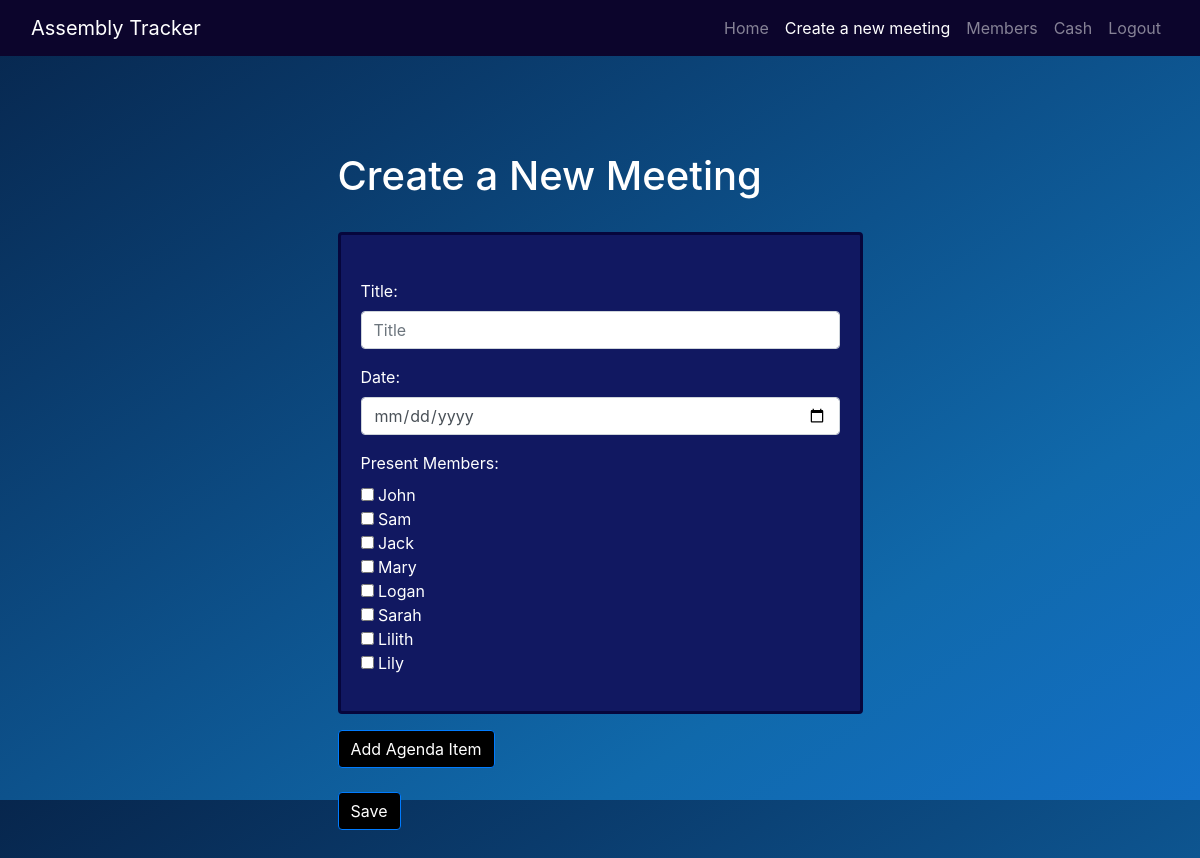
Page /meeting-form/ (signed in) on the committed database.
### meetings/models.py (models this page shows, shortened)
class Member(models.Model):
    organization = models.ForeignKey(Organization, on_delete=models.CASCADE, null=True, blank=True)
    name = models.CharField(max_length=100)
    present_times = models.PositiveIntegerField(default=0)

### meetings/views.py (the view)
# urls.py: path('meeting-form/', views.meeting_form, name='meeting_form'),
@login_required
def meeting_form(request):
    organization = request.user.organization
    members = Member.objects.filter(organization=organization)  # Retrieve the list of members from the database
    current_month = datetime.now().month
    meetings = Meeting.objects.filter(organization=organization)
    present_members = members.all()
    last_meeting_month = meetings.aggregate(Max('date__month'))['date__month__max']
    if last_meeting_month is None:
        last_meeting_month = 0
    months_to_generate = range(last_meeting_month + 1, current_month + 1)
    if request.method == 'POST':
        form = MeetingForm(request.POST)
        if form.is_valid():
            meeting = form.save(commit=False)
            meeting.organization = request.user.organization
            meeting.save()
            selected_members = request.POST.getlist('present_members')
            for member_id in selected_members:
                member = Member.objects.get(id=member_id)
                meeting.present_members.add(member)
            meeting.save()
            agenda_items = request.POST.getlist('agenda_item[]')
            descriptions = request.POST.getlist('agenda_description[]')
            mjeseci = request.POST.getlist('agenda_mjesec[]')
            ulazi = request.POST.getlist('agenda_ulaz[]')
            izlazi = request.POST.getlist('agenda_izlaz[]')
            prenosi = request.POST.getlist('agenda_prenos[]')
            agenda_names = request.POST.getlist('agenda_name[]')  # Added agenda_names
            meeting.agenda_items.all().delete()
            for i in range(len(mjeseci)):
                agenda_item = AgendaItem(agenda_item=agenda_items[i], mjesec=mjeseci[i], ulaz=ulazi[i], izlaz=izlazi[i], prenos=prenosi[i], meeting=meeting)
                agenda_item.save()
            if len(descriptions) > 0:
                for i in range(len(mjeseci) , len(agenda_items)):
                    agenda_item = AgendaItem(agenda_item=agenda_items[i], description=descriptions[i-len(mjeseci)], meeting=meeting)
                    agenda_item.save()
            yearly_data = {}
            for agenda_name in agenda_names:
                agenda_data = meeting.agenda_items.filter(agenda_item=agenda_name).values('mjesec').annotate(
                    ulaz_sum=Sum('ulaz'),
                    izlaz_sum=Sum('izlaz'),
                    prenos_sum=Sum('prenos')
                )
                yearly_data[agenda_name] = list(agenda_data)
            return redirect("/")
    else:
        form = MeetingForm()
    return render(request, 'meeting_form.html', {'form': form, 'members': members, 'current_month': current_month, 'months_to_generate': months_to_generate, 'organization': organization,})

### meetings/forms.py
class MeetingForm(forms.ModelForm):
    present_members = forms.ModelMultipleChoiceField(queryset=Member.objects.all(), widget=forms.CheckboxSelectMultiple)
    class Meta:
        model = Meeting
        fields = ['title', 'date', 'present_members']

### meetings/models.py (called while the page is built)
    def __str__(self):
        return self.name

### meetings/templates/meeting_form.html (shortened to what this page needs)
{% extends 'base.html' %}
{% load custom_filters %}
{% block content %}
    <div class="container">
        <div class="row">
            <div class="col-md-6 offset-md-3">
                <br><br><br>
                <h1>Create a New Meeting</h1><br>
                <form method="post">
                    <div class="card mb-3">
                        <div class="card-body">
                            <div class="form-group">
                                <label for="{{ form.title.id_for_label }}">Title:</label>
                                <input type="text" class="form-control" placeholder="Title" name="{{ form.title.name }}" id="{{ form.title.id_for_label }}" required>
                            </div>
                            <div class="form-group">
                                <label for="{{ form.date.id_for_label }}">Date:</label>
                                <input type="date" class="form-control" placeholder="MM/DD/YYYY" name="{{ form.date.name }}" id="{{ form.date.id_for_label }}" pattern="(0[1-9]|1[0-2])/(0[1-9]|[1-2][0-9]|3[0-1])/\d{4}" required inputmode="numeric">
                            </div>
                            <div class="form-group">
                                <label for="{{ form.present_members.id_for_label }}">Present Members:<br></label><br>
                                {% for member in members %}
                                    <input type="checkbox" name="present_members" value="{{ member.id }}"> {{ member.name }}<br>
                                {% endfor %}
                            </div>
                        </div>
                    </div>
                    <button type="button" class="btn btn-primary" onclick="addAgendaItem()">Add Agenda Item</button>
                    <br><br>
                    <button type="submit" class="btn btn-primary">Save</button><br><br><br><br>
                </form>
            </div>
        </div>
    </div>
{% endblock %}

### meetings/templates/meeting_form.html (style rules this page uses)
h1 { color: white; }
.card { background-color: rgb(17, 24, 97); border: solid rgb(6, 6, 60); color: white; }
.btn { background-color: rgb(0, 0, 0); color: white; }

### rows in the picture
Member: name "John"
Member: name "Sam"
Member: name "Jack"
Member: name "Mary"
Member: name "Logan"
Member: name "Sarah"
Member: name "Lilith"
Member: name "Lily"
